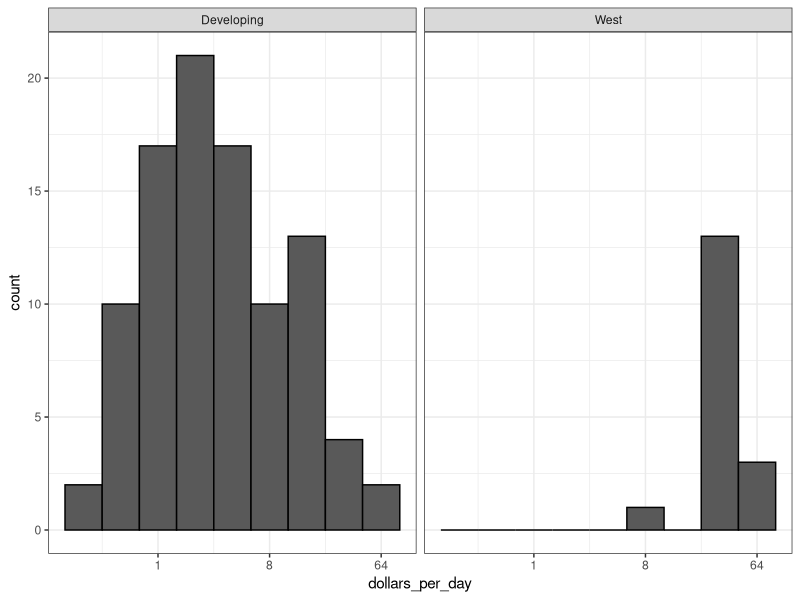
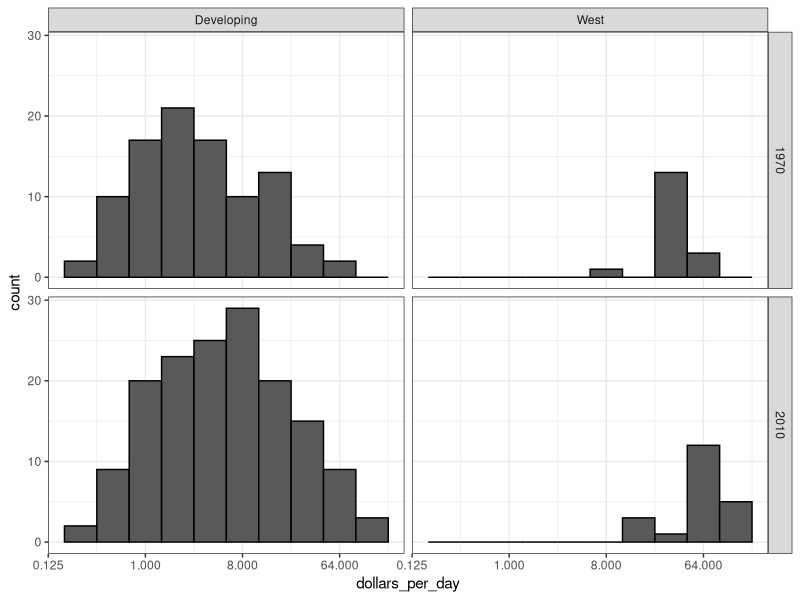
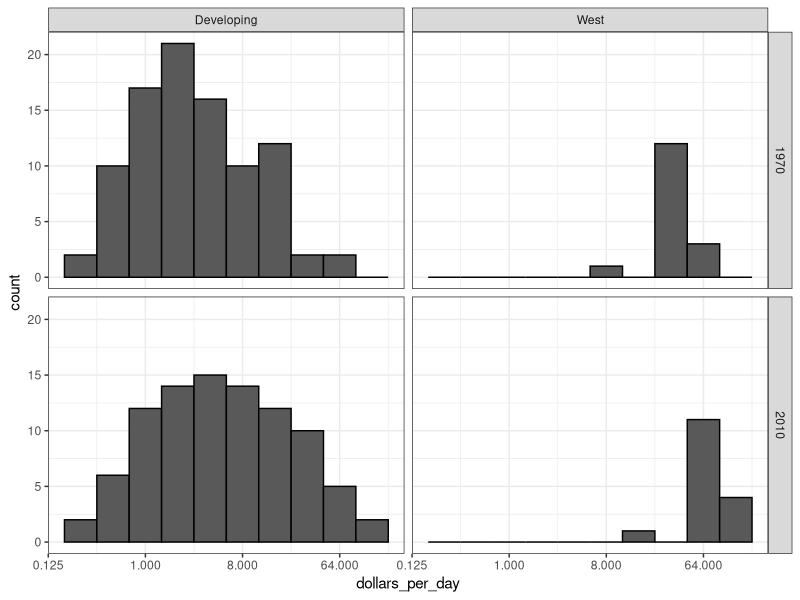
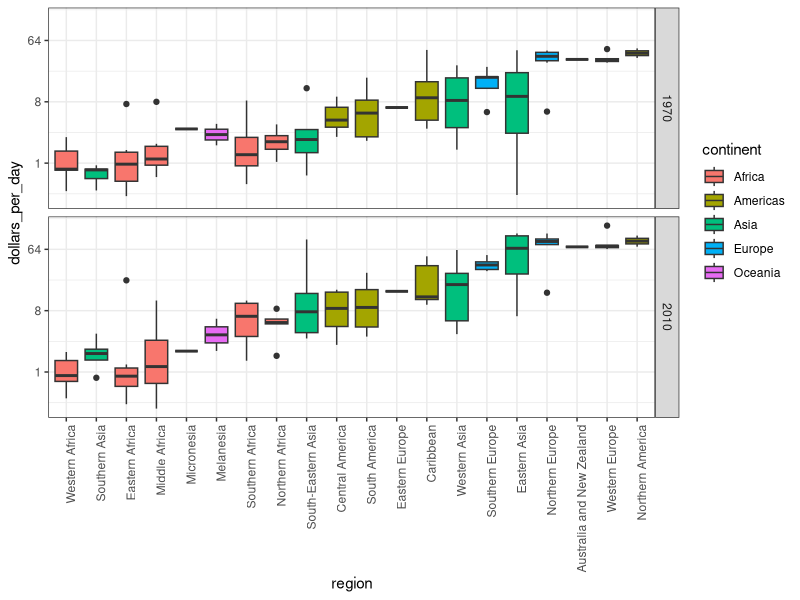
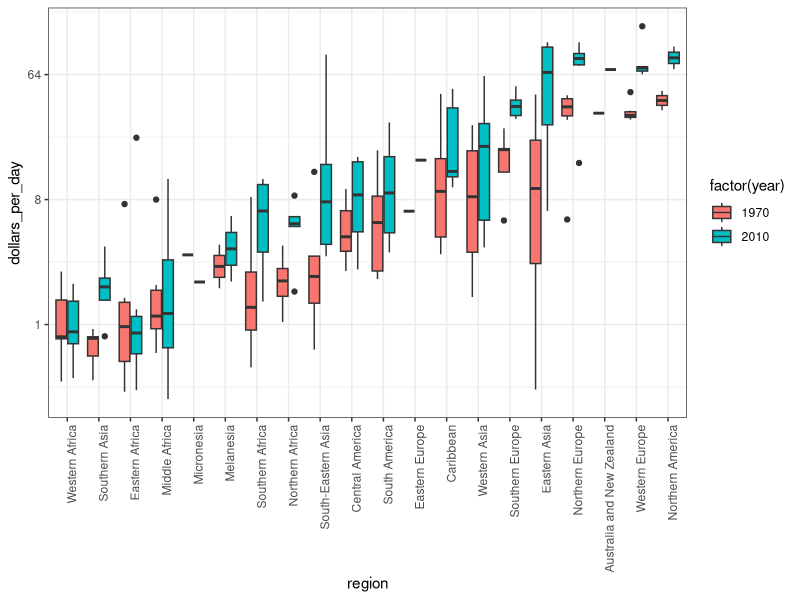

R code for these plots, in order:
library(tidyverse)
library(dslabs)
data(gapminder)

ds_theme_set()

gapminder <- gapminder %>% mutate(dollars_per_day = gdp/population/365)
head(gapminder)

# histogram of the west vs the developing world
west <- c("Western Europe", "Northern Europe", "Northern America", "Australia and New Zealand")
# facet by west vs developing
gapminder %>% filter(year %in% c(1970) & !is.na(gdp)) %>%
  mutate(group = ifelse(region %in% west, "West", "Developing")) %>%
  ggplot(aes(dollars_per_day)) + 
  geom_histogram(binwidth = 1, color = "black") + 
  scale_x_continuous(trans = "log2") +
  facet_grid(~group)

# facet by year and west vs developing
gapminder %>% filter(year %in% c(1970, 2010) & !is.na(gdp)) %>%
  mutate(group = ifelse(region %in% west, "West", "Developing")) %>%
  ggplot(aes(dollars_per_day)) + 
  geom_histogram(binwidth = 1, color = "black") + 
  scale_x_continuous(trans = "log2") +
  facet_grid(year~group)

# notice that data is available for more countries in 2010 than in 1970
# let's plot the histogram for only the countries common between 2010 and 1970
country_list1 <- gapminder %>% filter(year == 1970 & !is.na(gdp)) %>%
  pull(country)
country_list2 <- gapminder %>% filter(year == 2010 & !is.na(gdp)) %>%
  pull(country)
country_list <- intersect(country_list1, country_list2)

gapminder %>% filter(year %in% c(1970, 2010) & !is.na(gdp) & country %in% country_list) %>%
  mutate(group = ifelse(region %in% west, "West", "Developing")) %>%
  ggplot(aes(dollars_per_day)) + 
  geom_histogram(binwidth = 1, color = "black") + 
  scale_x_continuous(trans = "log2") +
  facet_grid(year~group)

# boxplots of income in the west vs developing world, 1970 and 2010
gapminder %>% filter(year %in% c(1970, 2010) & !is.na(gdp) & country %in% country_list) %>%
  mutate(region = reorder(region, dollars_per_day, FUN = median)) %>%
  ggplot(aes(region, dollars_per_day, fill = continent)) + 
  geom_boxplot() + theme(axis.text.x = element_text(angle = 90, hjust = 1)) +
  scale_y_continuous(trans = "log2") +
  facet_grid(year~.)

# plotting boxplots side by side
gapminder %>% filter(year %in% c(1970, 2010) & !is.na(gdp) & country %in% country_list) %>%
  mutate(region = reorder(region, dollars_per_day, FUN = median)) %>%
  ggplot(aes(region, dollars_per_day, fill = factor(year))) + 
  geom_boxplot() + theme(axis.text.x = element_text(angle = 90, hjust = 1)) +
  scale_y_continuous(trans = "log2")
